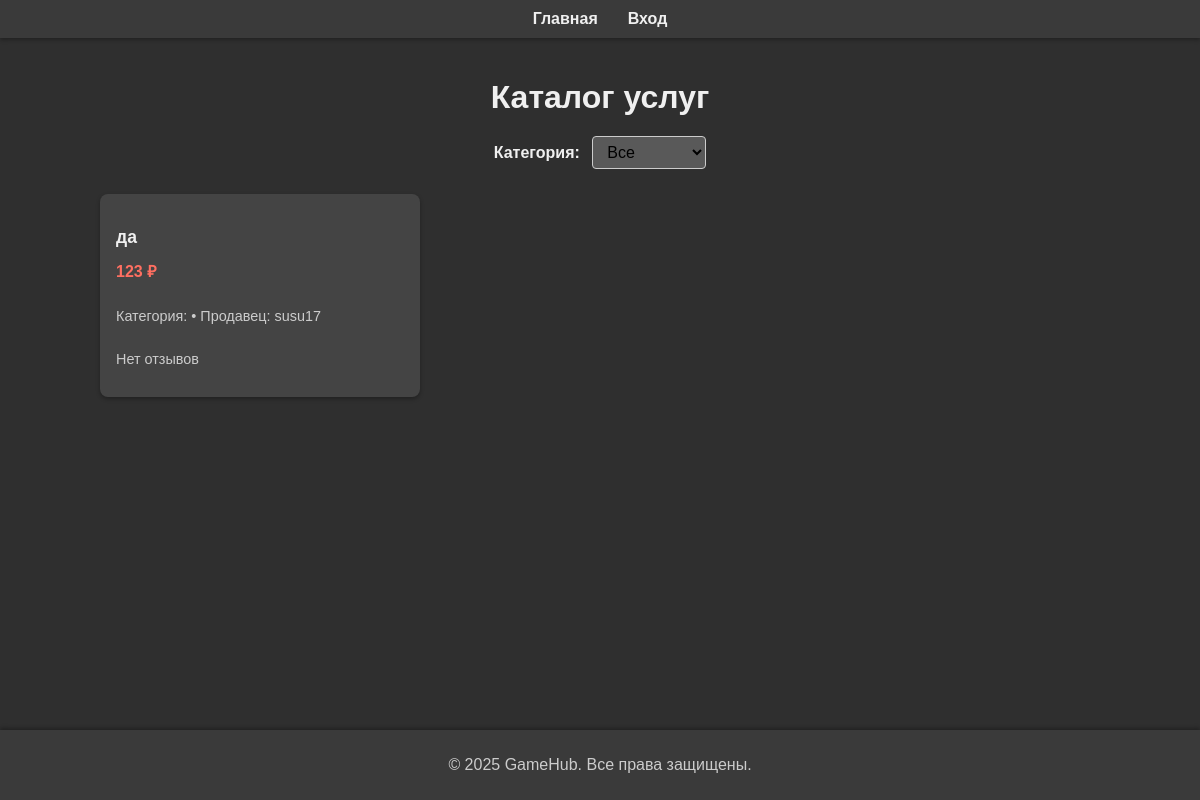
/catalog, run on the app's committed database.
### app.py (models this page shows, shortened)
class Service(db.Model):
    __tablename__ = 'services'
    id          = db.Column(db.Integer, primary_key=True)
    title       = db.Column(db.String(100), nullable=False)
    price       = db.Column(db.Integer, nullable=False)
    description = db.Column(db.Text, nullable=False)
    user_id     = db.Column(db.Integer, db.ForeignKey('users.id'), nullable=False)
    user        = db.relationship('User', backref='services')

class User(db.Model):
    __tablename__ = 'users'
    id            = db.Column(db.Integer, primary_key=True)
    username      = db.Column(db.String(100), nullable=False, unique=True)
    password_hash = db.Column(db.String(200), nullable=False)
    role          = db.Column(db.String(20), default='customer')

### app.py (the view)
@app.route('/catalog')
def catalog():
    services = Service.query.all()
    review_stats = {}
    for s in services:
        ratings = [r.rating for r in s.reviews]
        avg = round(sum(ratings)/len(ratings),1) if ratings else None
        review_stats[s.id] = {'avg': avg, 'count': len(ratings)}
    return render_template('catalog.html', services=services, review_stats=review_stats)

### templates/catalog.html (shortened to what this page needs)
<!DOCTYPE html>
<html lang="ru">
<head>
  <link rel="stylesheet" href="{{ url_for('static', filename='styles.css') }}" />
</head>
<body>
  <header>
    <nav>
      <ul>
        <li><a href="{{ url_for('index') }}">Главная</a></li>
        {% if session.get('user_id') %}
          <li><a href="{{ url_for('logout') }}">Выход</a></li>
        {% else %}
          <li><a href="{{ url_for('login') }}">Вход</a></li>
        {% endif %}
      </ul>
    </nav>
  </header>
  <main>
    <h1 style="text-align: center; margin-bottom: 20px;">Каталог услуг</h1>
    <form method="GET" action="{{ url_for('catalog') }}" style="text-align: center; margin-bottom: 25px;">
      <label for="category_filter" style="font-weight: bold; margin-right: 8px;">Категория:</label>
      <select id="category_filter" name="category" onchange="this.form.submit()" style="padding: 6px 10px; border-radius: 4px; border: 1px solid #ccc;">
        <option value="all" {% if selected_category == 'all' %}selected{% endif %}>Все</option>
      </select>
    </form>
    {% if services %}
      <section class="catalog-list">
        {% for s in services %}
          <div class="catalog-item">
            <h2>{{ s.title }}</h2>
            <p class="price">{{ s.price }} ₽</p>
            <p class="details">Категория: {{ s.category }} • Продавец: {{ s.user.username }}</p>
            {% if review_stats[s.id]['avg'] %}
              <p class="details">⭐ {{ review_stats[s.id]['avg'] }} / 5 ({{ review_stats[s.id]['count'] }})</p>
            {% else %}
              <p class="details">Нет отзывов</p>
            {% endif %}
          </div>
        {% endfor %}
      </section>
    {% else %}
      <p style="text-align: center; margin-top: 40px;">По выбранной категории ничего не найдено.</p>
    {% endif %}
  </main>
  <footer>
    <p>&copy; 2025 GameHub. Все права защищены.</p>
  </footer>
</body>
</html>

### static/styles.css (style rules this page uses)
html, body { height: 100%; margin: 0; padding: 0; display: flex; flex-direction: column; background-color: #2f2f2f; color: #f0f0f0; font-family: Arial, sans-serif; }
body { flex: 1; }
header { background-color: rgba(255, 255, 255, 0.05); padding: 10px 20px; box-shadow: 0 2px 4px rgba(0, 0, 0, 0.3); }
nav ul { list-style: none; margin: 0; padding: 0; display: flex; justify-content: center; flex-wrap: wrap; }
nav li { margin: 0 15px; }
nav a { text-decoration: none; color: #f0f0f0; font-weight: bold; transition: color 0.2s; }
main { padding: 20px; flex: 1; }
footer { background-color: rgba(255, 255, 255, 0.05); text-align: center; padding: 10px; box-shadow: 0 -2px 4px rgba(0, 0, 0, 0.3); color: #ccc; }
.catalog-list { max-width: 1000px; margin: 20px auto; display: grid; grid-template-columns: repeat(auto-fill, minmax(240px, 1fr)); gap: 20px; padding: 0 10px; }
.catalog-item { background: rgba(255, 255, 255, 0.1); border-radius: 8px; box-shadow: 0 2px 4px rgba(0, 0, 0, 0.3); padding: 18px 16px; display: flex; flex-direction: column; justify-content: space-between; transition: transform 0.2s, box-shadow 0.2s; color: #fff; }
.catalog-item h2 { font-size: 1.1rem; margin-bottom: 8px; color: #f0f0f0; }
.catalog-item .price { font-weight: bold; margin: 4px 0 12px 0; color: #ff6f61; }
.catalog-item .details { font-size: 0.9rem; color: #ccc; margin-bottom: 12px; }
form select { font-size: 1rem; padding: 6px 10px; border-radius: 4px; border: 1px solid #555; background: rgba(255, 255, 255, 0.1); color: #fff; cursor: pointer; transition: background 0.2s; }
form select { font-size: 1rem; padding: 6px 10px; border-radius: 4px; border: 1px solid #555; background: rgba( 255, 255, 255, 0.2 ); color: #000; cursor: pointer; transition: background 0.2s; }
form select option { background-color: #2f2f2f; color: #f0f0f0; }

### data on the page
Service: title "да", price "123", user.username "susu17", shows "Нет отзывов"
